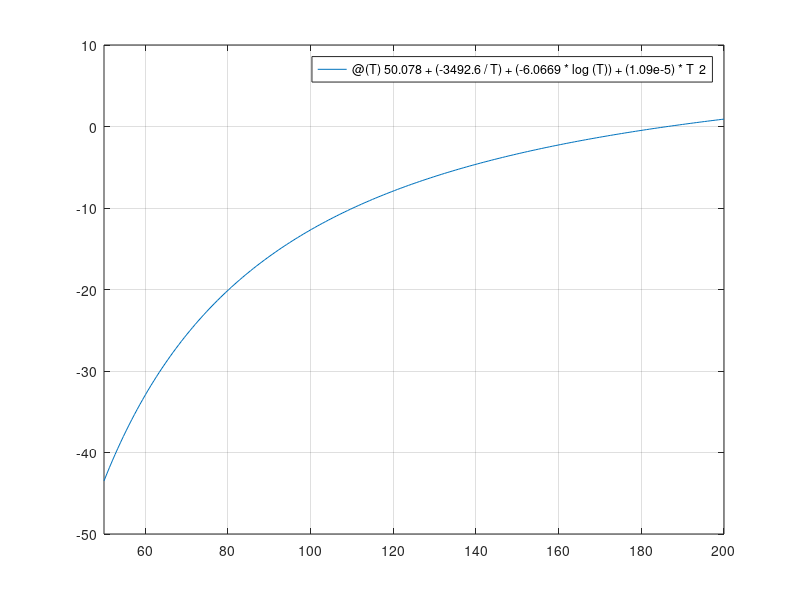

Recreate this plot in MATLAB.
%ejercicio 2 con metodo de biseccion
%lnp=A+B/T+ClnT+DT^E
f=@(T)50.078+(-3492.6/T)+(-6.0669*log(T))+(1.09e-5)*T^2;
fplot(f,[50,200]);
grid on;
tol=1/1000;
a=185;
b=187;
format long;
r=(a+b)/2;
e=(b-a)/2;
while abs(e)>tol
    if f(r)==0;
        e=0;
    else
        if f(0)*f(r)<0;
            b=r;
        else 
            a=r;
        end
        r=(a+b)/2;
        e=(b-a)/2;
    end
end
fprintf('La raiz es %1.3f,con un error de %1.7f\n',r,e)